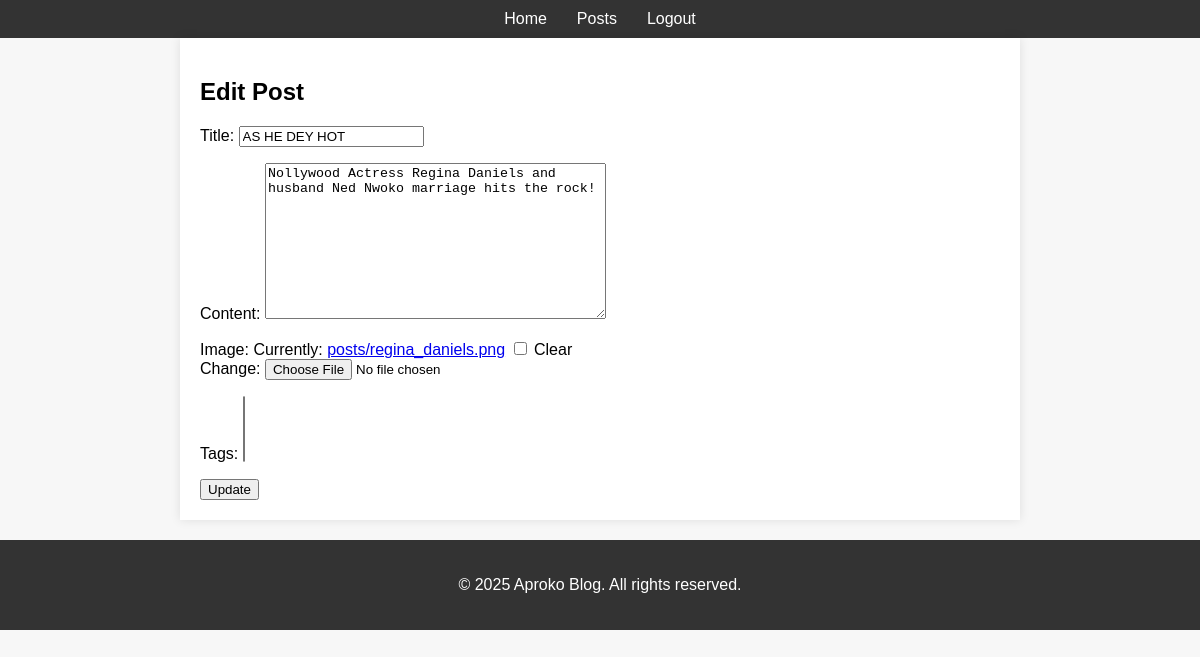
Screenshot of /post/1/edit/ (signed in) with the database file from the repository.
### blog/models.py (models this page shows, shortened)
class Post(models.Model):
    title = models.CharField(max_length=255)
    content = models.TextField()
    image = models.ImageField(upload_to='posts/', blank=True, null=True)
    author = models.ForeignKey(User, on_delete=models.CASCADE)
    tags = models.ManyToManyField(Tag, blank=True)
    created_at = models.DateTimeField(auto_now_add=True)

### blog/views.py (the view)
# urls.py: path('post/<int:pk>/edit/', views.update_post, name='update_post'),  # Update post
@login_required
def update_post(request, pk):
    post = get_object_or_404(Post, pk=pk)
    if request.user != post.author:
        return redirect('post_detail', pk=pk)
    if request.method == "POST":
        form = PostForm(request.POST, request.FILES, instance=post)
        if form.is_valid():
            form.save()
            return redirect('post_detail', pk=post.pk)
    else:
        form = PostForm(instance=post)
    return render(request, 'blog/post_form.html', {'form': form})

### blog/forms.py
class PostForm(forms.ModelForm):
    class Meta:
        model = Post
        fields = ['title', 'content', 'image', 'tags']

### blog/templates/blog/post_form.html (shortened to what this page needs)
{% extends 'base.html' %}
{% block content %}
<h2>{% if form.instance.pk %}Edit{% else %}Create{% endif %} Post</h2>
<form method="POST" enctype="multipart/form-data">
    {{ form.as_p }}
    <button type="submit">{% if form.instance.pk %}Update{% else %}Create{% endif %}</button>
</form>
{% endblock %}

### static/css/style.css (style rules this page uses)
body { font-family: Arial, sans-serif; margin: 0; padding: 0; background-color: #f7f7f7; }

### rows the page displays
Post: title "AS HE DEY HOT", content "Nollywood Actress Regina Daniels and husband Ned Nwoko marriage hits the rock!"
